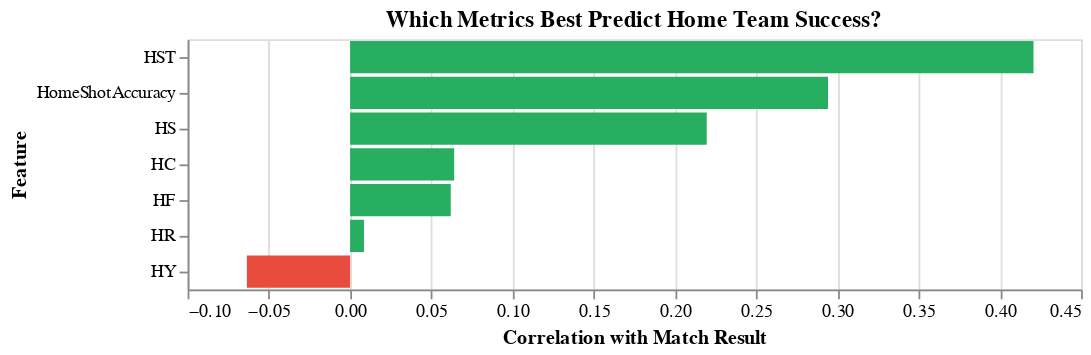

Notebook code for this chart:
### Markdown cell above
## 8. Correlation Analysis: What Drives Success?
**Why:** Understanding which metrics correlate with winning helps identify key performance indicators.

### Code cell
# Calculate correlations with match result for home team
correlation_features = ['HST', 'HS', 'HF', 'HC', 'HY', 'HR', 'HomeShotAccuracy']
correlations = df[correlation_features + ['ResultNumeric']].corr()['ResultNumeric'].drop('ResultNumeric').sort_values(ascending=False)

print("Correlation with Home Team Win (Positive = favors home win):")
for feat, corr in correlations.items():
    print(f"{feat:20s}: {corr:+.3f}")

# Prepare data for visualization
corr_data = pd.DataFrame({
    'Feature': correlations.index,
    'Correlation': correlations.values
})

chart_corr = alt.Chart(corr_data).mark_bar().encode(
    x=alt.X('Correlation:Q', title='Correlation with Match Result'),
    y=alt.Y('Feature:N', sort='-x', title='Feature'),
    color=alt.condition(
        alt.datum.Correlation > 0,
        alt.value('#27ae60'),
        alt.value('#e74c3c')
    ),
    tooltip=['Feature:N', 'Correlation:Q']
).properties(
    title='Which Metrics Best Predict Home Team Success?',
    width=500
).interactive()

display(chart_corr)

### Figure 1 — Vega-Lite specification as saved in the notebook (floating-point values rounded to 4 significant figures)
{"config": {"view": {"continuousWidth": 300, "continuousHeight": 300}}, "data": {"name": "data-46bcbea24db5631fda81fbb66b1e0081"}, "mark": {"type": "bar"}, "encoding": {"color": {"condition": {"test": "(datum.Correlation > 0)", "value": "#27ae60"}, "value": "#e74c3c"}, "tooltip": [{"field": "Feature", "type": "nominal"}, {"field": "Correlation", "type": "quantitative"}], "x": {"field": "Correlation", "title": "Correlation with Match Result", "type": "quantitative"}, "y": {"field": "Feature", "sort": "-x", "title": "Feature", "type": "nominal"}}, "params": [{"name": "param_6", "select": {"type": "interval", "encodings": ["x", "y"]}, "bind": "scales"}], "title": "Which Metrics Best Predict Home Team Success?", "width": 500, "$schema": "https://vega.github.io/schema/vega-lite/v5.8.0.json", "datasets": {"data-46bcbea24db5631fda81fbb66b1e0081": [{"Feature": "HST", "Correlation": 0.4207}, {"Feature": "HomeShotAccuracy", "Correlation": 0.2942}, {"Feature": "HS", "Correlation": 0.2195}, {"Feature": "HC", "Correlation": 0.06408}, {"Feature": "HF", "Correlation": 0.06197}, {"Feature": "HR", "Correlation": 0.008543}, {"Feature": "HY", "Correlation": -0.06354}]}}
